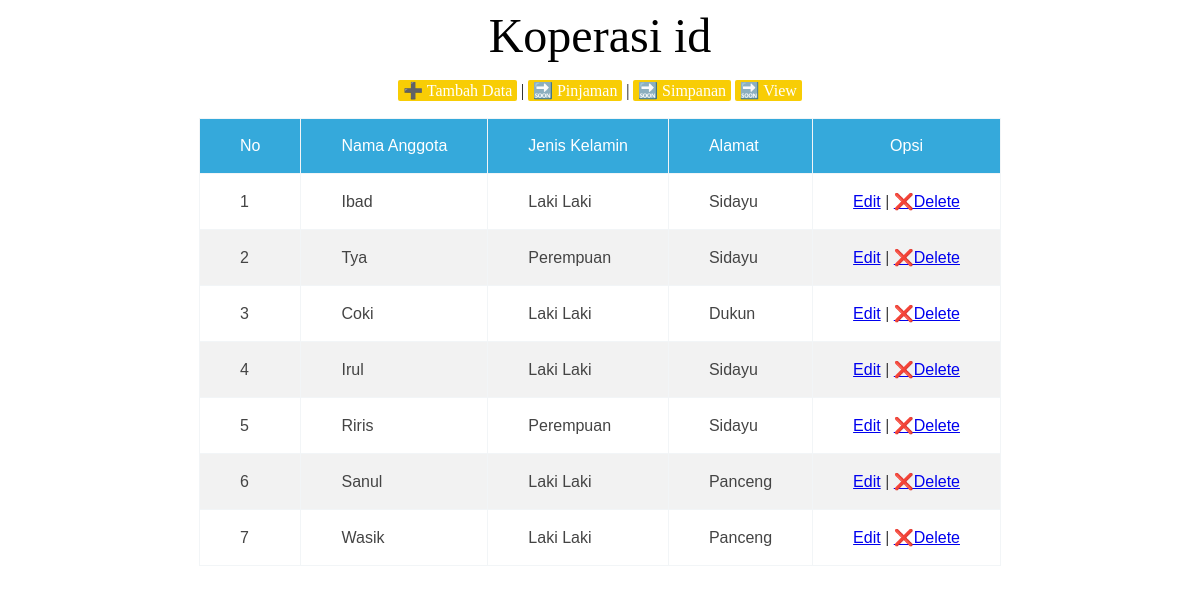
The page / on the database its author committed.
### tables this page shows
CREATE TABLE `anggota` (
  `no_anggota` int(5) NOT NULL,
  `nama` varchar(225) DEFAULT NULL,
  `jeniskelamin` varchar(225) DEFAULT NULL,
  `alamat` varchar(225) DEFAULT NULL
);

### index.php (the view, shortened to what this page needs)
 <!DOCTYPE html>
<html>
<head>
    <link rel="stylesheet" href="style1.css" type="text/css" media="all" />
</head>
<body>
    <table class="table1" border="3" cellspacing="0" cellpadding="5" align="center">
    <tr>
        <center><font size="7" face="Century Gothic" >Koperasi id</font></center>
    </tr>
    <tr>
        <br>
            <tr>
                <center>
                    <a href="inputanggota.php" style="padding:0.2% 0.4%;background-color :#f8cd05; color:#fff;border-radius:2px;text-decoration:none;">➕ Tambah Data</a> |
                    <a href="pinjaman.php" style="padding:0.2% 0.4%;background-color :#f8cd05; color:#fff;border-radius:2px;text-decoration:none;">🔜 Pinjaman</a> |
                    <a href="simpanan.php" style="padding:0.2% 0.4%;background-color :#f8cd05; color:#fff;border-radius:2px;text-decoration:none;">🔜 Simpanan</a>
                    <a href="view.php" style="padding:0.2% 0.4%;background-color :#f8cd05; color:#fff;border-radius:2px;text-decoration:none;">🔜 View</a>
                </center>
            </tr>
        <br>
    </tr>
    <tr>
        <th>No</th>
        <th >Nama Anggota</th>
        <th >Jenis Kelamin</th>
        <th width="2" align="left">Alamat</th>
        <th >Opsi</th>
    </tr>
<?php
    include 'koneksi.php';
        $select = mysqli_query($conn, "SELECT * FROM anggota");
    if(mysqli_num_rows($select) > 0){
    while($hasil = mysqli_fetch_array($select)){
?>
    <tr>
        <td><?php echo $hasil['no_anggota'] ?></td>
        <td><?php echo $hasil['nama'] ?></td>
        <td><?php echo $hasil['jeniskelamin'] ?></td>
        <td><?php echo $hasil['alamat'] ?></td>
        <td>
            <a href="editanggota.php?nama=<?php echo $hasil['nama'] ?>">Edit</a> |
            <a href="deleteanggota.php?nama=<?php echo $hasil['nama'] ?>">❌Delete</a>
        </td>
    </tr>
<?php }} else{ ?>
    <tr>
        <td colspan="6" align="center">Data None</td>
    </tr>
<?php } ?>
    </table>
</body>
</html>

### style1.css (style rules this page uses)
.table1 { font-family: sans-serif; color: #444; border-collapse: collapse; border: 1px solid #f2f5f7; }
.table1 tr th { background: #35A9DB; color: #fff; font-weight: normal; }
.table1, th, td { padding: 18px 40px; }
.table1 tr:nth-child(even) { background-color: #f2f2f2; }

### rows shown on the page
anggota: no_anggota "1", nama "Ibad", jeniskelamin "Laki Laki", alamat "Sidayu"
anggota: no_anggota "2", nama "Tya", jeniskelamin "Perempuan", alamat "Sidayu"
anggota: no_anggota "3", nama "Coki", jeniskelamin "Laki Laki", alamat "Dukun"
anggota: no_anggota "4", nama "Irul", jeniskelamin "Laki Laki", alamat "Sidayu"
anggota: no_anggota "5", nama "Riris", jeniskelamin "Perempuan", alamat "Sidayu"
anggota: no_anggota "6", nama "Sanul", jeniskelamin "Laki Laki", alamat "Panceng"
anggota: no_anggota "7", nama "Wasik", jeniskelamin "Laki Laki", alamat "Panceng"
